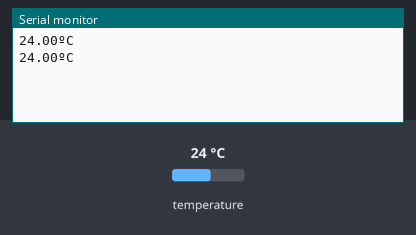
Simulated run of this sketch. Board: Arduino Uno, built with avr-gcc and run on an emulated ATmega328P. On the bench: the last lines printed to the serial monitor. The test bench sets the inputs (shaded band); at power-on: temperature 24 °C.

Above: at 7.3 s.
7.4 s: temperature set to 12 °C
At 12.8 s:
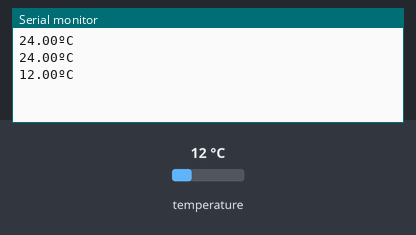
14.1 s: temperature set to 19 °C
At 19.5 s:
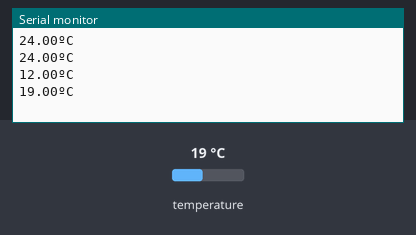
Timing chart, 0 to 21.0 s (numbered marks = the images above; inputs shaded):
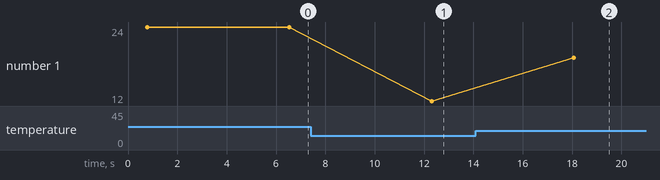

The sketch:

lab2.ino
```cpp
#include <Arduino.h>
#include <OneWire.h>
#include <DallasTemperature.h>

const int bus = 4;
OneWire oneWire(bus);

DallasTemperature sensors(&oneWire);

void setup() {
  Serial.begin(115200);
  sensors.begin();
}

void loop() {
  sensors.requestTemperatures();
  float temperatureC = sensors.getTempCByIndex(0);
  Serial.print(temperatureC);
  Serial.println("ºC");
  delay(5000);
}
```

Measured:
- after the input at 7.4 s, the serial monitor: prints a new line after 4.9 s (image 1)
- after the input at 14.1 s, the serial monitor: prints a new line after 4.0 s (image 2)
- plotted number 1: 24 → 12 after the input at 7.4 s, 12 → 19 after the input at 14.1 s
